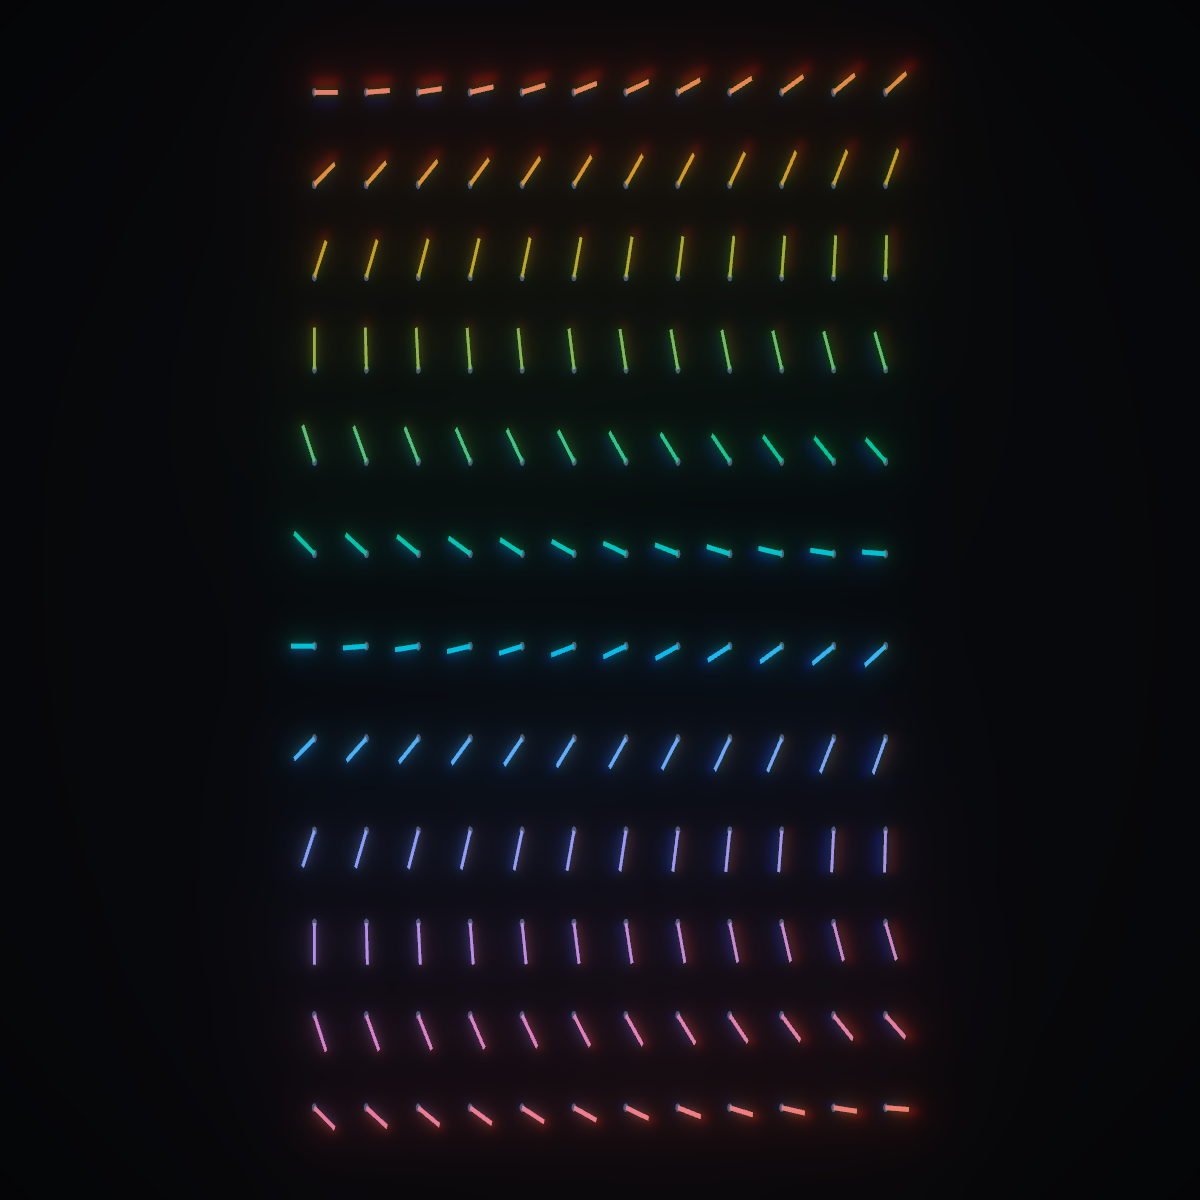

This figure's Python source:
"""Evidence for pending/phase_wheel.md: is the prism phase wheel continuous end to end?

1. The theme's ``phase`` colormap as loaded, sampled 4096 times through ``lut_colors`` (the
   path PhasorField uses): evenness in OKLab and closure at 2 pi.
2. 144 still hands at angles 2 pi k / 144 drawn with the prism look (glow, bloom, tone map,
   sRGB), each hand read back from the finished still: does the drawn hue follow the angle?

Run (needs OpenGL):  uv run python pending/phase_wheel_probe.py [out.png]
"""

import math
import sys

import numpy as np

from phasor import Scene, filt
from phasor.domains.strokes import lut_colors
from phasor.style.theme import load_theme

M1 = np.array([[0.4122214708, 0.5363325363, 0.0514459929],
               [0.2119034982, 0.6806995451, 0.1073969566],
               [0.0883024619, 0.2817188376, 0.6299787005]])  # fmt: skip
M2 = np.array([[0.2104542553, 0.7936177850, -0.0040720468],
               [1.9779984951, -2.4285922050, 0.4505937099],
               [0.0259040371, 0.7827717662, -0.8086757660]])  # fmt: skip


def oklab(rgb):
    return np.cbrt(np.maximum(rgb @ M1.T, 0)) @ M2.T


def linear(srgb8):
    s = srgb8 / 255.0
    return np.where(s <= 0.04045, s / 12.92, ((s + 0.055) / 1.055) ** 2.4)


# 1. the colormap itself
lut = np.asarray(load_theme("prism").resolve("colormap", "phase"), dtype=np.float64)
lab = oklab(lut_colors(lut, np.linspace(0, 1, 4096, endpoint=False))[:, :3])
step = np.linalg.norm(np.diff(np.r_[lab, lab[:1]], axis=0), axis=1)
hue = np.degrees(np.unwrap(np.arctan2(lab[:, 2], lab[:, 1])))
dh = np.diff(np.r_[hue, hue[0] + 360])
chroma = np.hypot(lab[:, 1], lab[:, 2])
print(
    f"colormap: {len(lut)} entries, {len(np.unique(lut.round(6), axis=0))} distinct; "
    f"L {lab[:, 0].min():.3f}-{lab[:, 0].max():.3f}, C {chroma.min():.3f}-{chroma.max():.3f}"
)
print(
    f"  dE max/median per 1/4096 turn {step.max() / np.median(step):.2f}; hue per step "
    f"{dh.min():.4f}-{dh.max():.4f} deg (even {360 / 4096:.4f}); closes: dE {step[-1]:.5f}"
)

# 2. end to end, from the finished still
N, COLS, HEIGHT, W, H = 144, 12, 13.0, 1200, 1200
s = Scene("wheel_probe", look="prism")
s.set("camera.height", HEIGHT)
res = tuple((math.cos(2 * math.pi * k / N), math.sin(2 * math.pi * k / N)) for k in range(N))
s.add(filt.PhasorField(id="w", poles=((1.0, 0.0),) * N, residues=res, layout="grid",
                       order="index", spacing=1.0, rings=0.0))  # fmt: skip
img = s.engine.still(0.0, (W, H))
if len(sys.argv) > 1:
    from PIL import Image

    Image.fromarray(img).save(sys.argv[1])
pic = oklab(linear(img.astype(np.float64)))
ppy, ppx = H / HEIGHT, W / (HEIGHT * 16 / 9)  # the still keeps the scene's 16:9 view
drawn = []
for k in range(N):
    x, y, a = k % COLS - 5.5, 5.5 - k // COLS, 2 * math.pi * k / N
    along = [pic[round(H / 2 - (y + f * math.sin(a)) * ppy),
                 round(W / 2 + (x + f * math.cos(a)) * ppx)]
             for f in np.linspace(0.12, 0.40, 15)]  # fmt: skip
    drawn.append(max(along, key=lambda c: c[0]))  # the brightest pixel on the hand
drawn = np.array(drawn)
h = np.degrees(np.arctan2(drawn[:, 2], drawn[:, 1])) % 360
dh = (np.diff(np.r_[h, h[:1]]) + 180) % 360 - 180
de = np.linalg.norm(np.diff(np.r_[drawn, drawn[:1]], axis=0), axis=1)
c = np.hypot(drawn[:, 1], drawn[:, 2])
print(f"still: L {drawn[:, 0].min():.3f}-{drawn[:, 0].max():.3f}, C {c.min():.3f}-{c.max():.3f}")
print(
    f"  hue step per {360 / N:g} deg of angle: {dh.min():.2f}-{dh.max():.2f} (median "
    f"{np.median(dh):.2f}); dE x100 between neighbours {de.min() * 100:.2f}-{de.max() * 100:.2f}"
)
